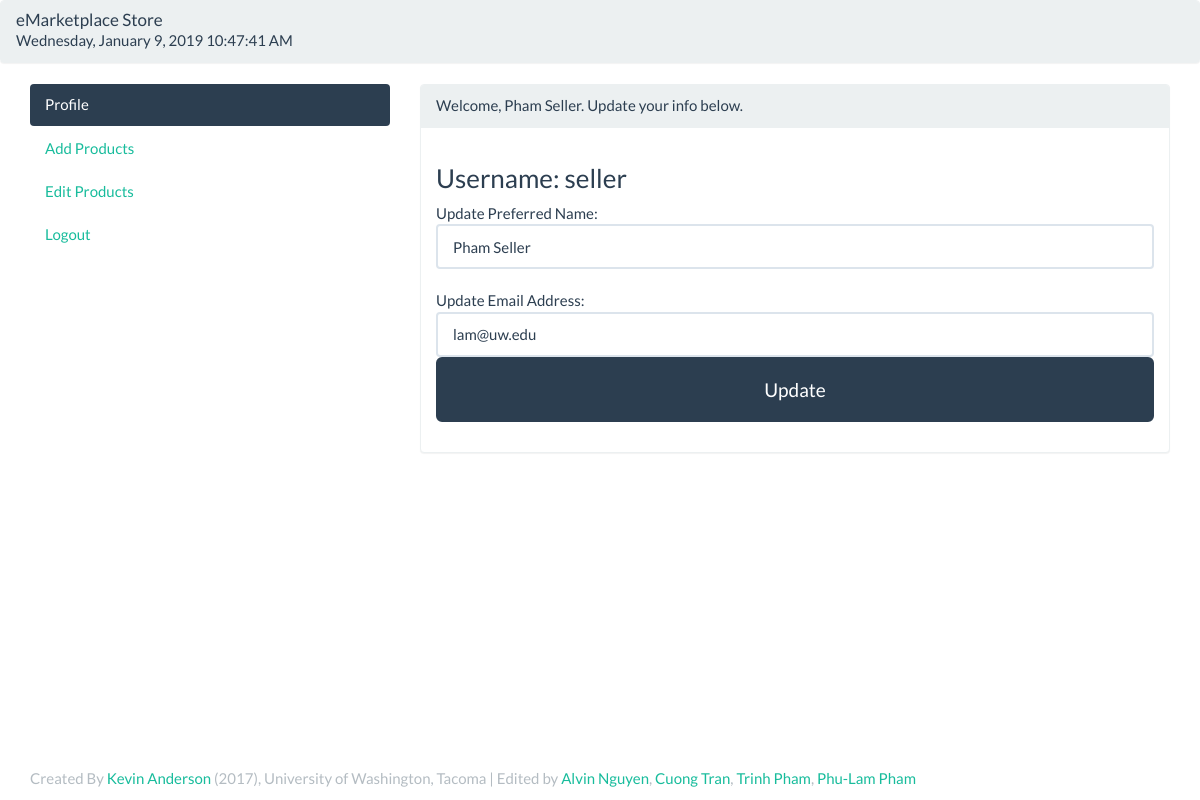
Screenshot of /tcss445_website/SellerProfile.php (signed in) with the database file from the repository.
### tables this page shows
CREATE TABLE `User` (
  userid         int(11) PRIMARY KEY,
  username       varchar(32) UNIQUE NOT NULL,
  pwd            CHAR(32) NOT NULL,
  preferred_name varchar(150),
  role           varchar(10) NOT NULL,
  email          varchar(256)
);

### tcss445_website/SellerProfile.php (the view, shortened to what this page needs)
<?php
require('inc.header.php');
if (!isset($db)) {
    $db = get_connection();
}
$q = 'SELECT userid, username, preferred_name, email
       FROM User
      WHERE userid = ' . $_SESSION['userid'];
$r = $db->query($q);
$row = $r->fetch();
$username = $row['username'];
$name     = $row['preferred_name'];
$email    = $row['email'];
?>
<body>
  <div class="panel panel-default">
    <div class="panel-heading">
      <h1 class="panel-title">eMarketplace Store</h1>
      <div id="clockbox" class="panel-right"></div>
    </div>
  </div>
  <div class="container">
    <div class="row">
      <div class="col-sm-4">
        <ul class="nav nav-pills nav-stacked">
          <li role="presentation" class="active"><a href="SellerProfile.php">Profile</a></li>
          <li role="presentation" class="inactive">  <a href="AddProducts.php">Add Products</a></li>
          <li role="presentation" class="inactive"><a href="ProductManagement.php">Edit Products</a></li>
          <li role="presentation" class="inactive"><a href="Logout.php">Logout</a></li>
                  </ul>
      </div>
      <div class="col-sm-8">
        <div class="panel panel-default">
          <div class="panel-heading">Welcome, <?php echo $name; ?>.  Update your info below.</div>
          <div class="panel-body">
            <h3>Username: <?php echo $username; ?></h3>
                <form role="form" method="POST" action="<?php echo $_SERVER['PHP_SELF']; ?>">
                <div class="form-group">
		        Update Preferred Name: <input type="text" class="form-control" value="<?php echo $name; ?>" placeholder="enter preferred name" name="pref_name" autofocus /><br />
		        Update Email Address: <input type="email" class="form-control" value="<?php echo $email; ?>" placeholder="enter email" name="email"/>
		        <button class="btn btn-lg btn-primary btn-block" type="submit" name="update">
			       Update
		        </button>
		      </div>
            </form>
          </div>
        </div>
      </div>
    </div>
 </div>
 <?php include("./inc.footer.php");?>

### rows the page displays
user: preferred_name "Pham Seller", username "seller", pref_name "Pham Seller", email "lam@uw.edu"
